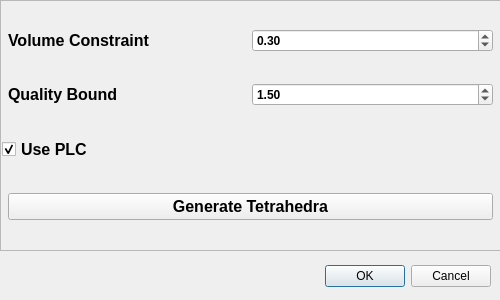
<?xml version="1.0" encoding="UTF-8"?>
<ui version="4.0">
 <class>TetgenDialog</class>
 <widget class="QDialog" name="TetgenDialog">
  <property name="geometry">
   <rect>
    <x>0</x>
    <y>0</y>
    <width>500</width>
    <height>300</height>
   </rect>
  </property>
  <property name="sizePolicy">
   <sizepolicy hsizetype="Minimum" vsizetype="Minimum">
    <horstretch>0</horstretch>
    <verstretch>0</verstretch>
   </sizepolicy>
  </property>
  <property name="minimumSize">
   <size>
    <width>500</width>
    <height>300</height>
   </size>
  </property>
  <property name="maximumSize">
   <size>
    <width>500</width>
    <height>300</height>
   </size>
  </property>
  <property name="windowTitle">
   <string>Tetgen Options</string>
  </property>
  <widget class="QDialogButtonBox" name="buttonBox">
   <property name="geometry">
    <rect>
     <x>150</x>
     <y>260</y>
     <width>341</width>
     <height>32</height>
    </rect>
   </property>
   <property name="orientation">
    <enum>Qt::Horizontal</enum>
   </property>
   <property name="standardButtons">
    <set>QDialogButtonBox::Cancel|QDialogButtonBox::Ok</set>
   </property>
  </widget>
  <widget class="QFrame" name="frame">
   <property name="geometry">
    <rect>
     <x>0</x>
     <y>0</y>
     <width>501</width>
     <height>251</height>
    </rect>
   </property>
   <property name="frameShape">
    <enum>QFrame::StyledPanel</enum>
   </property>
   <property name="frameShadow">
    <enum>QFrame::Raised</enum>
   </property>
   <widget class="QWidget" name="verticalLayoutWidget">
    <property name="geometry">
     <rect>
      <x>0</x>
      <y>0</y>
      <width>501</width>
      <height>251</height>
     </rect>
    </property>
    <layout class="QVBoxLayout" name="verticalLayout">
     <property name="spacing">
      <number>2</number>
     </property>
     <property name="leftMargin">
      <number>2</number>
     </property>
     <property name="rightMargin">
      <number>2</number>
     </property>
     <property name="bottomMargin">
      <number>2</number>
     </property>
     <item>
      <layout class="QHBoxLayout" name="horizontalLayout">
       <property name="leftMargin">
        <number>6</number>
       </property>
       <property name="rightMargin">
        <number>6</number>
       </property>
       <item>
        <widget class="QLabel" name="volumeConstraintLabel">
         <property name="font">
          <font>
           <pointsize>12</pointsize>
           <bold>true</bold>
          </font>
         </property>
         <property name="text">
          <string>Volume Constraint</string>
         </property>
        </widget>
       </item>
       <item>
        <widget class="QDoubleSpinBox" name="volumeConstraintSpinBox">
         <property name="font">
          <font>
           <bold>true</bold>
          </font>
         </property>
         <property name="singleStep">
          <double>0.010000000000000</double>
         </property>
         <property name="value">
          <double>0.300000000000000</double>
         </property>
        </widget>
       </item>
      </layout>
     </item>
     <item>
      <layout class="QHBoxLayout" name="horizontalLayout_2">
       <property name="leftMargin">
        <number>6</number>
       </property>
       <property name="rightMargin">
        <number>6</number>
       </property>
       <item>
        <widget class="QLabel" name="qualityBoundLabel">
         <property name="font">
          <font>
           <pointsize>12</pointsize>
           <bold>true</bold>
          </font>
         </property>
         <property name="text">
          <string>Quality Bound</string>
         </property>
        </widget>
       </item>
       <item>
        <widget class="QDoubleSpinBox" name="qualityBoundSpinBox">
         <property name="font">
          <font>
           <bold>true</bold>
          </font>
         </property>
         <property name="maximum">
          <double>90.000000000000000</double>
         </property>
         <property name="singleStep">
          <double>0.100000000000000</double>
         </property>
         <property name="value">
          <double>1.500000000000000</double>
         </property>
        </widget>
       </item>
      </layout>
     </item>
     <item>
      <layout class="QHBoxLayout" name="horizontalLayout_3">
       <item>
        <widget class="QCheckBox" name="usePlcCheckbox">
         <property name="font">
          <font>
           <pointsize>12</pointsize>
           <bold>true</bold>
          </font>
         </property>
         <property name="toolTip">
          <string>This enables Tetgen's PLC reading (recommended to leave enabled)</string>
         </property>
         <property name="text">
          <string>Use PLC</string>
         </property>
         <property name="checked">
          <bool>true</bool>
         </property>
        </widget>
       </item>
      </layout>
     </item>
     <item>
      <layout class="QHBoxLayout" name="horizontalLayout_4">
       <property name="spacing">
        <number>2</number>
       </property>
       <property name="leftMargin">
        <number>6</number>
       </property>
       <property name="topMargin">
        <number>0</number>
       </property>
       <property name="rightMargin">
        <number>6</number>
       </property>
       <property name="bottomMargin">
        <number>0</number>
       </property>
       <item>
        <widget class="QPushButton" name="generateTetrasButton">
         <property name="font">
          <font>
           <pointsize>12</pointsize>
           <bold>true</bold>
          </font>
         </property>
         <property name="text">
          <string>Generate Tetrahedra</string>
         </property>
        </widget>
       </item>
      </layout>
     </item>
    </layout>
   </widget>
  </widget>
 </widget>
 <resources/>
 <connections>
  <connection>
   <sender>buttonBox</sender>
   <signal>accepted()</signal>
   <receiver>TetgenDialog</receiver>
   <slot>accept()</slot>
   <hints>
    <hint type="sourcelabel">
     <x>248</x>
     <y>254</y>
    </hint>
    <hint type="destinationlabel">
     <x>157</x>
     <y>274</y>
    </hint>
   </hints>
  </connection>
  <connection>
   <sender>buttonBox</sender>
   <signal>rejected()</signal>
   <receiver>TetgenDialog</receiver>
   <slot>reject()</slot>
   <hints>
    <hint type="sourcelabel">
     <x>316</x>
     <y>260</y>
    </hint>
    <hint type="destinationlabel">
     <x>286</x>
     <y>274</y>
    </hint>
   </hints>
  </connection>
  <connection>
   <sender>generateTetrasButton</sender>
   <signal>released()</signal>
   <receiver>TetgenDialog</receiver>
   <slot>generateTetras()</slot>
   <hints>
    <hint type="sourcelabel">
     <x>200</x>
     <y>174</y>
    </hint>
    <hint type="destinationlabel">
     <x>199</x>
     <y>149</y>
    </hint>
   </hints>
  </connection>
 </connections>
 <slots>
  <signal>displayMessage(QString,uint)</signal>
  <signal>notifyDone(QString,uint)</signal>
  <slot>generateTetras()</slot>
 </slots>
</ui>
